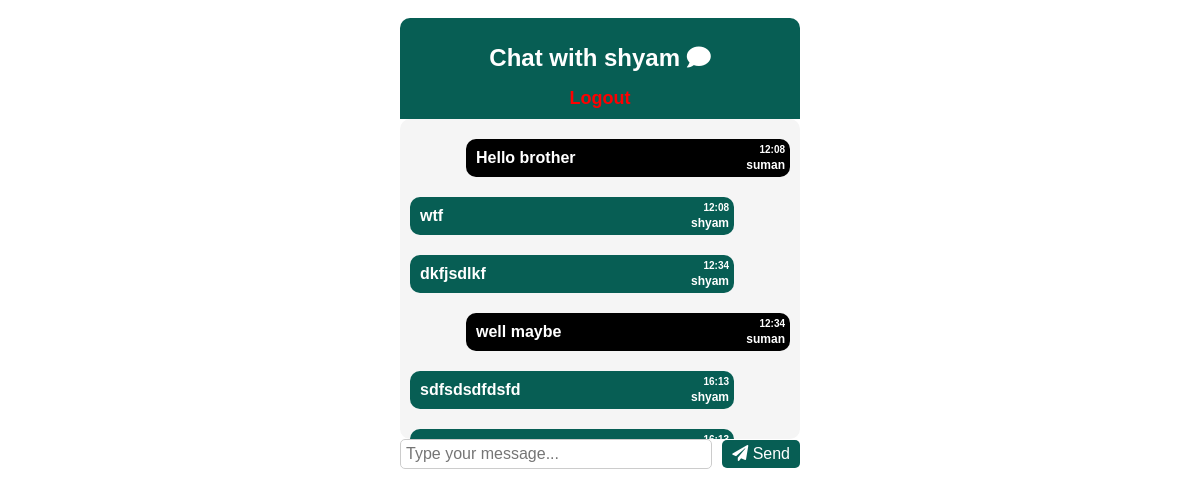
Page /chat/shyam/ (signed in) on the committed database.
### Chatter/models.py (models this page shows, shortened)
class Message(models.Model):
    sender = models.ForeignKey(
        User, on_delete=models.CASCADE, related_name='sent_messages')
    receiver = models.ForeignKey(
        User, on_delete=models.CASCADE, related_name='received_messages')
    content = models.TextField()
    timestamp = models.DateTimeField(auto_now_add=True)

### Chatter/views.py (the view)
# urls.py: path('<str:username>/', views.chat_view, name='chat_view'),
@login_required
def chat_view(request, username):
    user = get_object_or_404(User, username=username)
    if request.user == user:
        return redirect('chat_home')
    messages = Message.objects.filter(sender=request.user, receiver=user) | Message.objects.filter(
        sender=user, receiver=request.user)
    messages = messages.order_by('timestamp')
    return render(request, 'chat.html', {
        'user': user,
        'messages': messages,
    })

### templates/chat.html (shortened to what this page needs)
<!DOCTYPE html>
<html>
<head>
    <link rel="stylesheet" href="https://cdnjs.cloudflare.com/ajax/libs/font-awesome/5.15.3/css/all.min.css">
</head>
<body>
    <div class="chat-container">
        <div class="chat-header">
            <h1>Chat with {{ user.username }} <i class="fas fa-comment"></i></h1>
            <a href="{% url 'logout' %}" class="btnlog">Logout</a>
        </div>
        <div class="chat__item__container" id="id_chat_item_container">
            {% for message in messages %}
            <div
                class="chat-message {% if message.sender.username == request.user.username %}right{% else %}left{% endif %}">
                <span class="message-username">{{ message.sender.username }}</span>
                <span class="message-text">{{ message.content }}</span>
                <span class="message-timestamp">{{ message.timestamp|date:"H:i" }}</span>
            </div>
            {% endfor %}
        </div>
        <div class="chat-input-container">
            <input type="text" id="id_message_send_input" placeholder="Type your message..." />
            <button type="submit" id="id_message_send_button"><i class="fas fa-paper-plane"></i> Send</button>
        </div>
    </div>
</body>
</html>

### templates/chat.html (style rules this page uses)
body { font-family: Arial, sans-serif; }
.chat-container { max-width: 400px; margin: 0 auto; padding: 10px; }
.chat-header { text-align: center; background-color: #075e54; color: #fff; padding: 10px; border-top-left-radius: 10px; border-top-right-radius: 10px; }
.chat-header h1 { font-size: 24px; }
.chat__item__container { background-color: #f5f5f5; padding: 10px; border-radius: 10px; height: 300px; max-height: 300px; overflow-y: auto; }
.chat-input-container { display: flex; align-items: center; }
#id_message_send_input { flex: 1; padding: 5px; border: 1px solid #ccc; border-radius: 5px; font-size: 16px; }
#id_message_send_button { padding: 5px 10px; background-color: #075e54; color: #fff; border: none; border-radius: 5px; font-size: 16px; cursor: pointer; margin-left: 10px; }
.chat-message { background-color: #e4f9f5; border-radius: 10px; margin: 10px 0; padding: 10px; position: relative; }
.chat-message.right { background-color: black; width: 80%; float: right; clear: both; margin-left: auto; margin-right: 0; }
.chat-message.left { background-color: #075e54; width: 80%; float: left; clear: both; margin-left: 0; margin-right: auto; }
.chat-message span { font-weight: bold; color: white; }
.message-timestamp { font-size: 10px; position: absolute; top: 5px; right: 5px; }
.message-username { font-size: 12px; position: absolute; bottom: 5px; right: 5px; }
.btnlog { color:red; font-size: large; text-decoration: none; font-weight: bold; align-items: end; }

### rows in the picture
Message: sender.username "suman", content "Hello brother", timestamp "12:08"
Message: sender.username "shyam", content "wtf", timestamp "12:08"
Message: sender.username "shyam", content "dkfjsdlkf", timestamp "12:34"
Message: sender.username "suman", content "well maybe", timestamp "12:34"
Message: sender.username "shyam", content "sdfsdsdfdsfd", timestamp "16:13"

### other values in the picture
{{ user.username }} "shyam"
